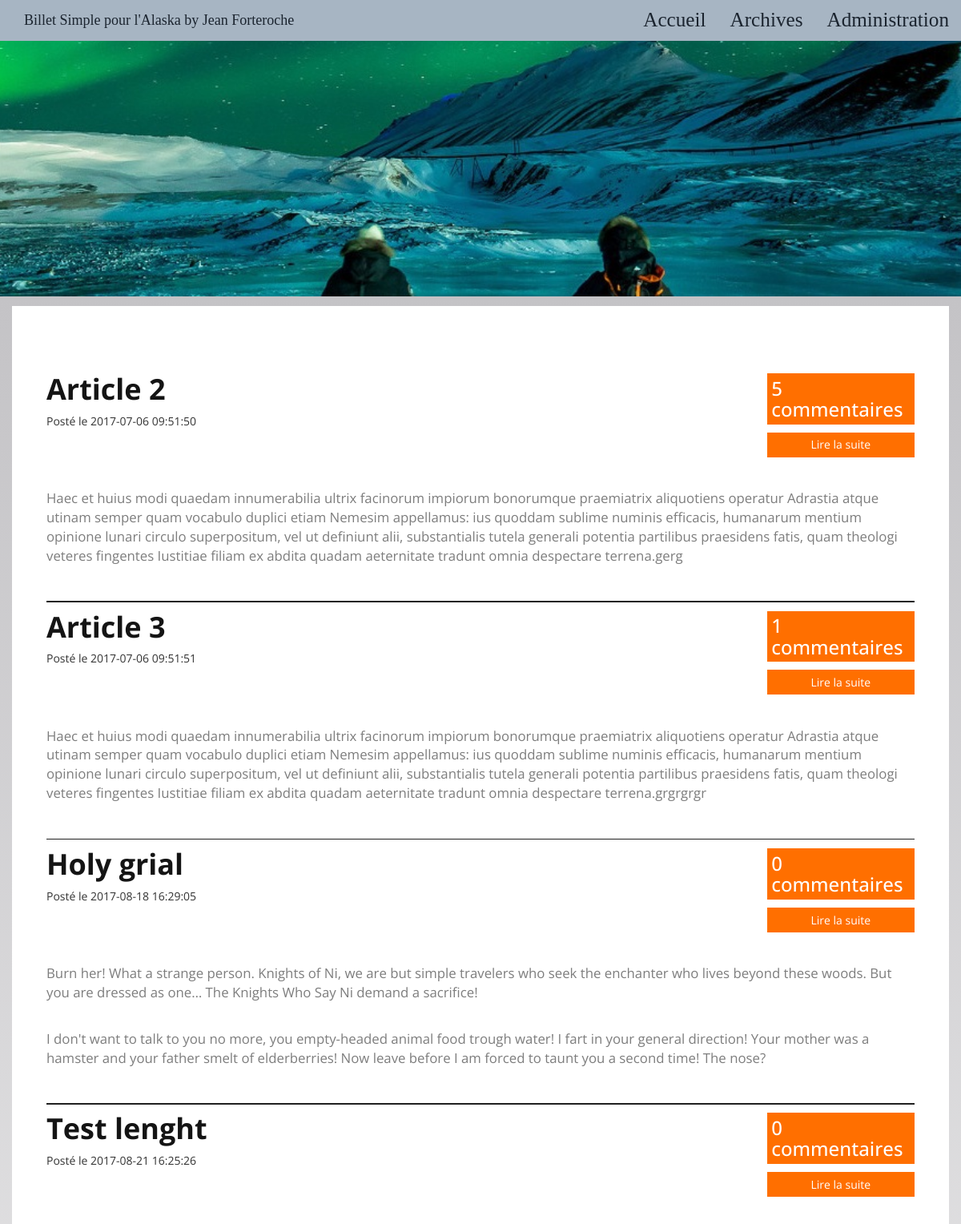
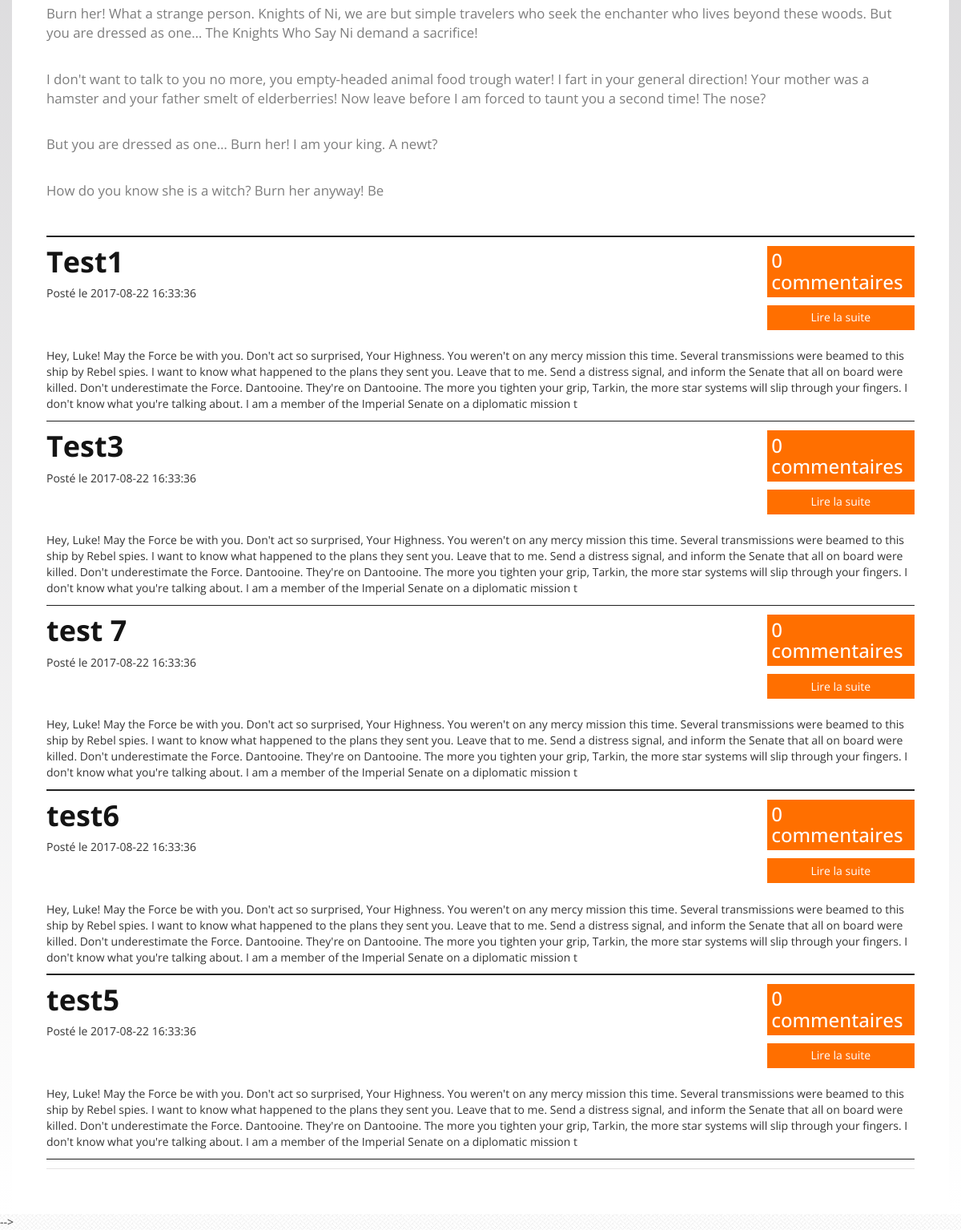
/index?p=posts.archives, run on the app's committed database (2 pictures, top to bottom).
### tables this page shows
CREATE TABLE `articles` (
  `id` int(11) NOT NULL,
  `title` varchar(255) NOT NULL,
  `content` longtext,
  `date` datetime NOT NULL DEFAULT CURRENT_TIMESTAMP
);

### core/Controller/Controller.php (called while the page is built, shortened)
<?php
class Controller {
    protected $viewPath;
    protected function render($view, $vars =[]){
        extract($vars);
        require($this->viewPath . str_replace('.','/', $view). '.php');
    }
}

### app/Controller/PostsController.php (called while the page is built, shortened)
<?php
class PostsController extends AppController {
    public function archives(){
        $posts = $this->Article->getAllArticlesAndComments();
        $this->render('articles.home', compact('posts'));
    }
}

### core/Table/Table.php (called while the page is built, shortened)
<?php
class Table{
    protected $db;
    public function __construct(MysqlDatabase $db)
    {
        $this->db = $db;
    }
    public function query($statement, $values = null, $one = false){
        if($values){
            return $this->db->prepare(
                $statement,
                $values,
                str_replace('Table','Entity', get_class($this)),
                $one
             );
        } else {
            return $this->db->query(
                $statement,
                str_replace('Table','Entity', get_class($this)),
                $one
            );
        }
    }
}

### core/Database/MysqlDatabase.php (called while the page is built, shortened)
<?php
class MysqlDatabase extends Database {
    private $pdo;
    private function getPDO(){
        if ($this->pdo === null) {
            $pdo = new PDO('mysql:dbname=BlogOPC;host=localhost', 'root', '');
            $pdo->setAttribute(PDO::ATTR_ERRMODE, PDO::ERRMODE_EXCEPTION);
            $pdo->query("SET NAMES UTF8");
            $this->pdo = $pdo;
        }
        return $this->pdo;
    }
    public function query($statement, $class = null, $one = false){
        $res = $this->getPDO()->query($statement);
        if ($class === null){
            $res->setFetchMode(PDO::FETCH_OBJ);
        } else {
            $res->setFetchMode(PDO::FETCH_CLASS, $class);
        }
        if($one){
            $datas = $res->fetch();
        } else {
            $datas = $res->fetchAll();
        }
        return $datas;
    }
}

### app/Table/ArticleTable.php (called while the page is built, shortened)
<?php
class ArticleTable extends Table{
    public function getAllArticlesAndComments(){
        return $this->query("SELECT articles.id,articles.title,articles.content,articles.date, COUNT(comments.id) AS nb_com FROM articles LEFT JOIN comments
        ON articles.id = comments.articles_id GROUP BY articles.id ORDER BY articles.date");
    }
}

### app/Autoloader.php (called while the page is built, shortened)
<?php
class Autoloader{
    static function autoload($class)
    {
        if (strpos($class, __NAMESPACE__ . '\\') === 0) {
            $class = str_replace(__NAMESPACE__ . '\\', '', $class);
            $class = str_replace('\\', '/', $class);
        }
    }
}

### core/Autoloader.php (called while the page is built, shortened)
<?php
class Autoloader{
	static function autoload($class)
    {
        if (strpos($class, __NAMESPACE__ . '\\') === 0) {
            $class = str_replace(__NAMESPACE__ . '\\', '', $class);
            $class = str_replace('\\', '/', $class);
        }
    }
}

### app/Entity/ArticleEntity.php (called while the page is built, shortened)
<?php
class ArticleEntity extends Entity {
    public function getUrl(){
            return'index.php?p=posts.show&id=' .$this->id;
        }
}

### core/Entity/Entity.php (called while the page is built, shortened)
<?php
class Entity{
    public function __get($key){
        return $this->$key;
    }
}

### app/Views/articles/home.php (the view)
<div class="content">
    <div class="travelling">
        <?php foreach ( $posts as $post): ?>
         <div>
            <div class="wrap-post">
                 <div class="row">
                     <div class="col-lg-12 travelling1" >
                         <div style="float: right">
                             <div>
                                 <h3 style="padding:3%;color : white; background-color: #FF6F00; width: 100%; height: 100% ">
                                     <?= $post->nb_com; ?> commentaires
                                 </h3>
                             </div>
                             <a href="<?= $post->url ?>" style="color : white;">
                                 <div style="padding:3%; color : white; background-color: #FF6F00; width: 100%; height: 100% " class="text-center">
                                 Lire la suite
                                 </div>
                             </a>
                         </div>
                        <div>
                            <h1>
                                <a href="<?= $post->url ?>"><?= $post->title; ?></a>
                            </h1>
                            <div>
                                Posté le <?= $post->date; ?>
                            </div>
                        </div>
                  <div class="row">
                        <div class="col-lg-12" style="padding-top: 2%">
                            <?= substr($post->content, 0, 600); ?>
                        </div>
                  </div>
                      </div>
                 </div>
                    <img src="images/ligne.png" style=" width: 100%; margin: 1% 0% 1% 0%;">
                </div>
         </div>
    <?php endforeach; ?>
    </div>
</div>

### public/css/style.css (style rules this page uses)
h4, h5, h6, h1, h2, h3 { margin-top: 0; }
p { margin: 0; }
html,body { background: url(../images/cream.jpg); font-family: 'Open Sans', sans-serif; }
body a { transition:0.5s all; -webkit-transition:0.5s all; -moz-transition:0.5s all; -o-transition:0.5s all; -ms-transition:0.5s all; }
.content { background:#fff; padding:4em 2em 2em; margin: 0em 0em 2em; position:relative; }
.travelling { margin:2em 0em 0em; border-bottom:1px solid #E4E3E3; }
.travelling1 h1 a { font-size:1em; font-weight:700; color:#141414; font-family: 'Open Sans', sans-serif; text-decoration:none; }
.travelling1 p { font-size:1.3em; font-weight:400; color:#7D7D7D; font-family: 'Open Sans', sans-serif; margin: 1em 0em 2em; }
.travelling p { font-size:1.2em; font-weight:400; color:#7D7D7D; font-family: 'Open Sans', sans-serif; margin: 1em 0em 2em; }

### data on the page
articles: nb_com "5", title "Article 2", date "2017-07-06 09:51:50", content "Haec et huius modi quaedam innumerabilia ultrix facinorum impiorum bonorumque praemiatrix aliquotiens operatur Adrastia atque utinam semper quam vocabulo duplici etiam Nemesim appellamus: ius quoddam sublime numinis efficacis, humanarum mentium opinione lunari circulo superpositum, vel ut definiunt alii, substantialis tutela generali potentia partilibus praesidens fatis, quam theologi veteres fingentes Iustitiae filiam ex abdita quadam aeternitate tradunt omnia despectare terrena.gerg"
articles: nb_com "1", title "Article 3", date "2017-07-06 09:51:51", content "Haec et huius modi quaedam innumerabilia ultrix facinorum impiorum bonorumque praemiatrix aliquotiens operatur Adrastia atque utinam semper quam vocabulo duplici etiam Nemesim appellamus: ius quoddam sublime numinis efficacis, humanarum mentium opinione lunari circulo superpositum, vel ut definiunt alii, substantialis tutela generali potentia partilibus praesidens fatis, quam theologi veteres fingentes Iustitiae filiam ex abdita quadam aeternitate tradunt omnia despectare terrena.grgrgrgr"
articles: nb_com "0", title "Holy grial", date "2017-08-18 16:29:05", content "Burn her! What a strange person. Knights of Ni, we are but simple travelers who seek the enchanter who lives beyond these woods. But you are dressed as one… The Knights Who Say Ni demand a sacrifice! I don't want to talk to you no more, you empty-headed animal food trough water! I fart in your general direction! Your mother was a hamster and your father smelt of elderberries! Now leave before I am forced to taunt you a second time! The nose?"
articles: nb_com "0", title "Test lenght", date "2017-08-21 16:25:26", content "Burn her! What a strange person. Knights of Ni, we are but simple travelers who seek the enchanter who lives beyond these woods. But you are dressed as one… The Knights Who Say Ni demand a sacrifice! I don't want to talk to you no more, you empty-headed animal food trough water! I fart in your general direction! Your mother was a hamster and your father smelt of elderberries! Now leave before I am forced to taunt you a second time! The nose? But you are dressed as one… Burn her! I am your king. A newt? How do you know she is a witch? Burn her anyway! Be"
articles: nb_com "0", title "Test1", date "2017-08-22 16:33:36", content "Hey, Luke! May the Force be with you. Don't act so surprised, Your Highness. You weren't on any mercy mission this time. Several transmissions were beamed to this ship by Rebel spies. I want to know what happened to the plans they sent you. Leave that to me. Send a distress signal, and inform the Senate that all on board were killed. Don't underestimate the Force. Dantooine. They're on Dantooine. The more you tighten your grip, Tarkin, the more star systems will slip through your fingers. I don't know what you're talking about. I am a member of the Imperial Senate on a diplomatic mission t"
articles: nb_com "0", title "Test3", date "2017-08-22 16:33:36", content "Hey, Luke! May the Force be with you. Don't act so surprised, Your Highness. You weren't on any mercy mission this time. Several transmissions were beamed to this ship by Rebel spies. I want to know what happened to the plans they sent you. Leave that to me. Send a distress signal, and inform the Senate that all on board were killed. Don't underestimate the Force. Dantooine. They're on Dantooine. The more you tighten your grip, Tarkin, the more star systems will slip through your fingers. I don't know what you're talking about. I am a member of the Imperial Senate on a diplomatic mission t"
articles: nb_com "0", title "test 7", date "2017-08-22 16:33:36", content "Hey, Luke! May the Force be with you. Don't act so surprised, Your Highness. You weren't on any mercy mission this time. Several transmissions were beamed to this ship by Rebel spies. I want to know what happened to the plans they sent you. Leave that to me. Send a distress signal, and inform the Senate that all on board were killed. Don't underestimate the Force. Dantooine. They're on Dantooine. The more you tighten your grip, Tarkin, the more star systems will slip through your fingers. I don't know what you're talking about. I am a member of the Imperial Senate on a diplomatic mission t"
articles: nb_com "0", title "test6", date "2017-08-22 16:33:36", content "Hey, Luke! May the Force be with you. Don't act so surprised, Your Highness. You weren't on any mercy mission this time. Several transmissions were beamed to this ship by Rebel spies. I want to know what happened to the plans they sent you. Leave that to me. Send a distress signal, and inform the Senate that all on board were killed. Don't underestimate the Force. Dantooine. They're on Dantooine. The more you tighten your grip, Tarkin, the more star systems will slip through your fingers. I don't know what you're talking about. I am a member of the Imperial Senate on a diplomatic mission t"
articles: nb_com "0", title "test5", date "2017-08-22 16:33:36", content "Hey, Luke! May the Force be with you. Don't act so surprised, Your Highness. You weren't on any mercy mission this time. Several transmissions were beamed to this ship by Rebel spies. I want to know what happened to the plans they sent you. Leave that to me. Send a distress signal, and inform the Senate that all on board were killed. Don't underestimate the Force. Dantooine. They're on Dantooine. The more you tighten your grip, Tarkin, the more star systems will slip through your fingers. I don't know what you're talking about. I am a member of the Imperial Senate on a diplomatic mission t"
